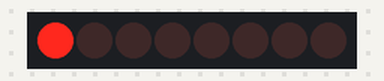
The sketch below on a simulated ESP8266 (NodeMCU). On the bench: 8 shift-register outputs drawn as a row of LEDs (first output left, lit = HIGH). Wiring (inferred from the names in the program): shift register (74HC595): data D8; shift clock D6; latch D7. Wiring (inferred from the signals the program sends): row of LEDs: on Q0, Q1, Q2, Q3, Q4, Q5, Q6, Q7.

Above: at 0.7 s.
At 1.7 s:
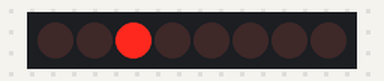
At 2.2 s:
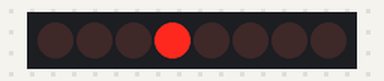
At 3.2 s:
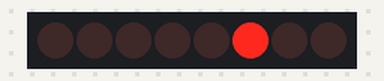
At 4.2 s:
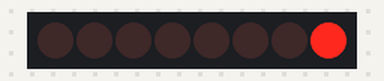
At 5.7 s:
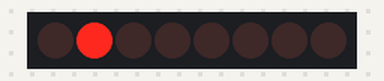
Timing chart, 0 to 6.4 s (numbered marks = the images above):
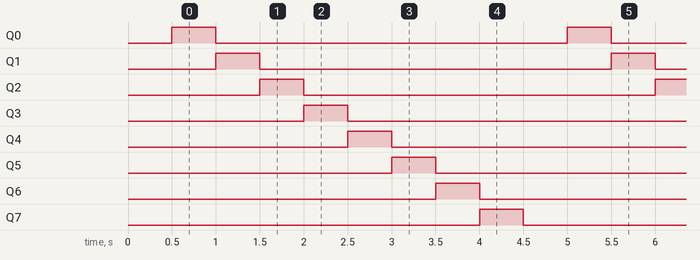

Measured:
- by itself, Q0–7: alternates HIGH for 0.50 s and LOW for 4.0 s
- by itself, everything shown: repeats every 4.5 s, in 9 steps

The sketch:

sketch_mar26a.ino
```cpp
int latchPin = D7;
int clockPin = D6;
int dataPin = D8;
int hex[11]= {0xF6,0xC0,0xBA,0xEA,0xCC,0x6E,0x7E,0xC2,0xFE,0xEE,0x00};
int num = 0;
void DataOut(byte data) {
  digitalWrite(latchPin, LOW);
  shiftOut(dataPin, clockPin, MSBFIRST, data);
  digitalWrite(latchPin, HIGH);
}

void setup() {
  pinMode(latchPin, OUTPUT);
  pinMode(clockPin, OUTPUT);
  pinMode(dataPin, OUTPUT);
  digitalWrite(latchPin, HIGH);
  DataOut(hex[11]);
  delay(500);
}

void loop() {
  int x =0b00000001;
  for(int i = 0;i<9;i++){
  DataOut(x);
  delay(500);
  x= x<<1;}

}
```
